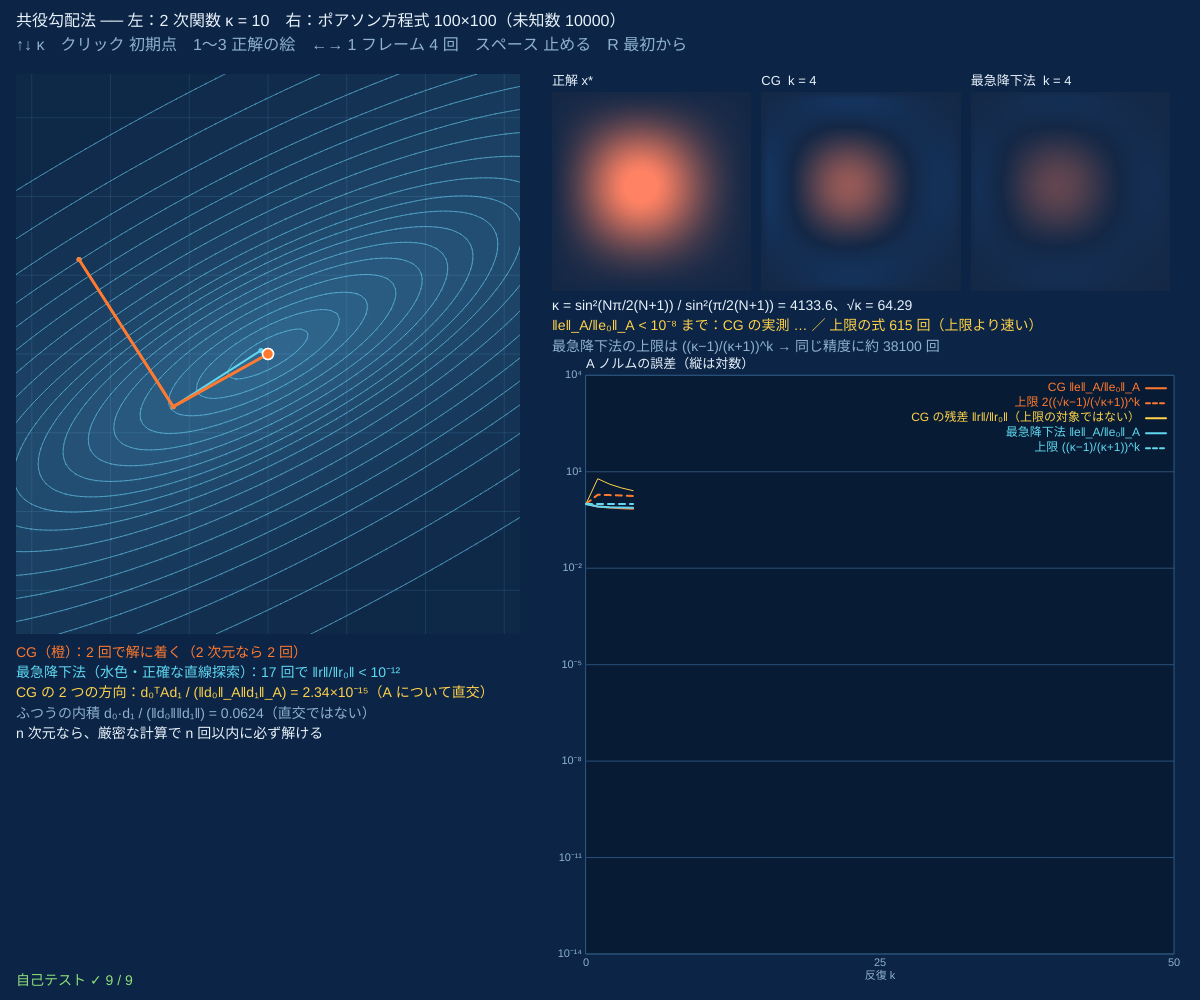
Frame 1 (no input)
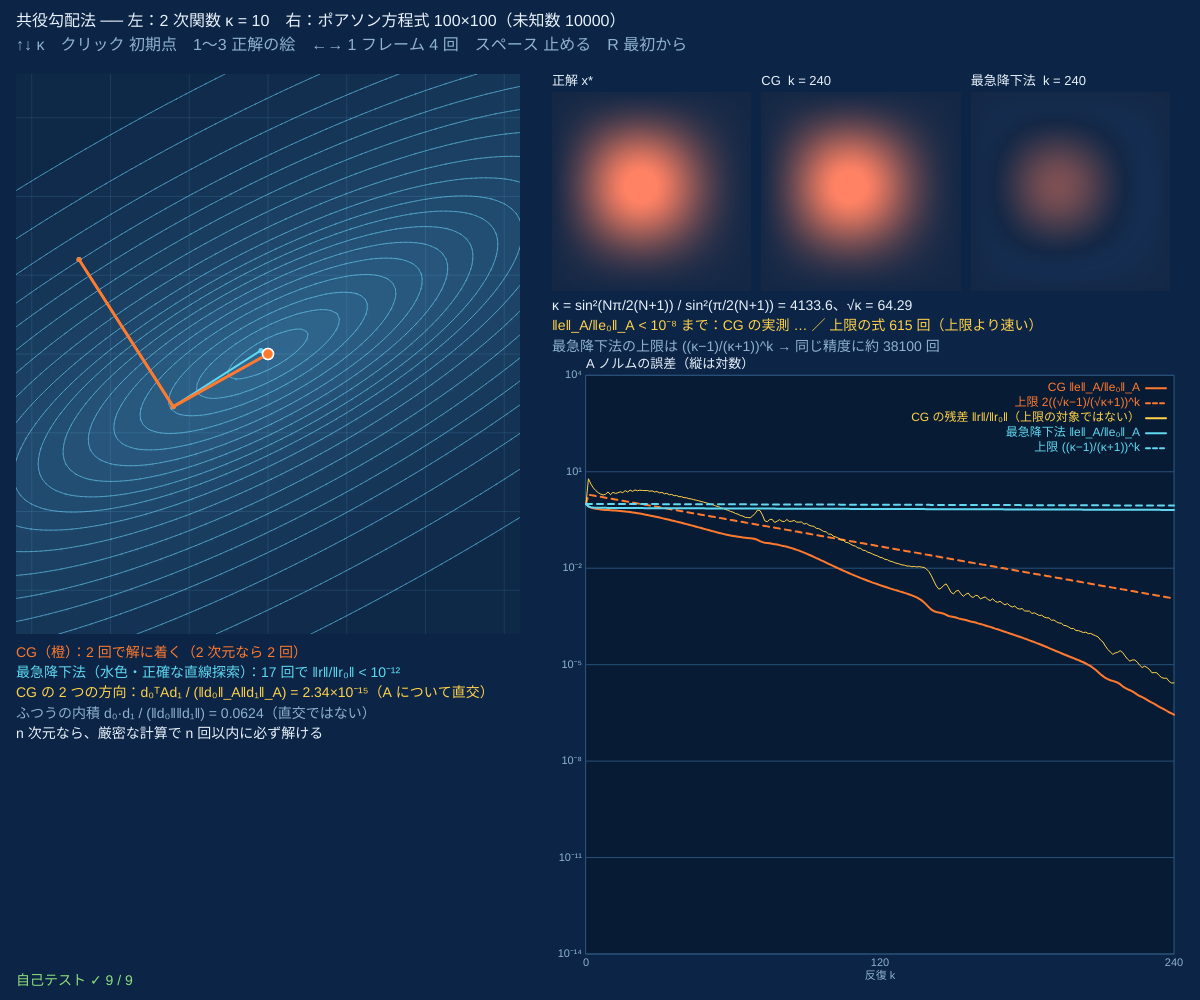
Frame 60 (no input)
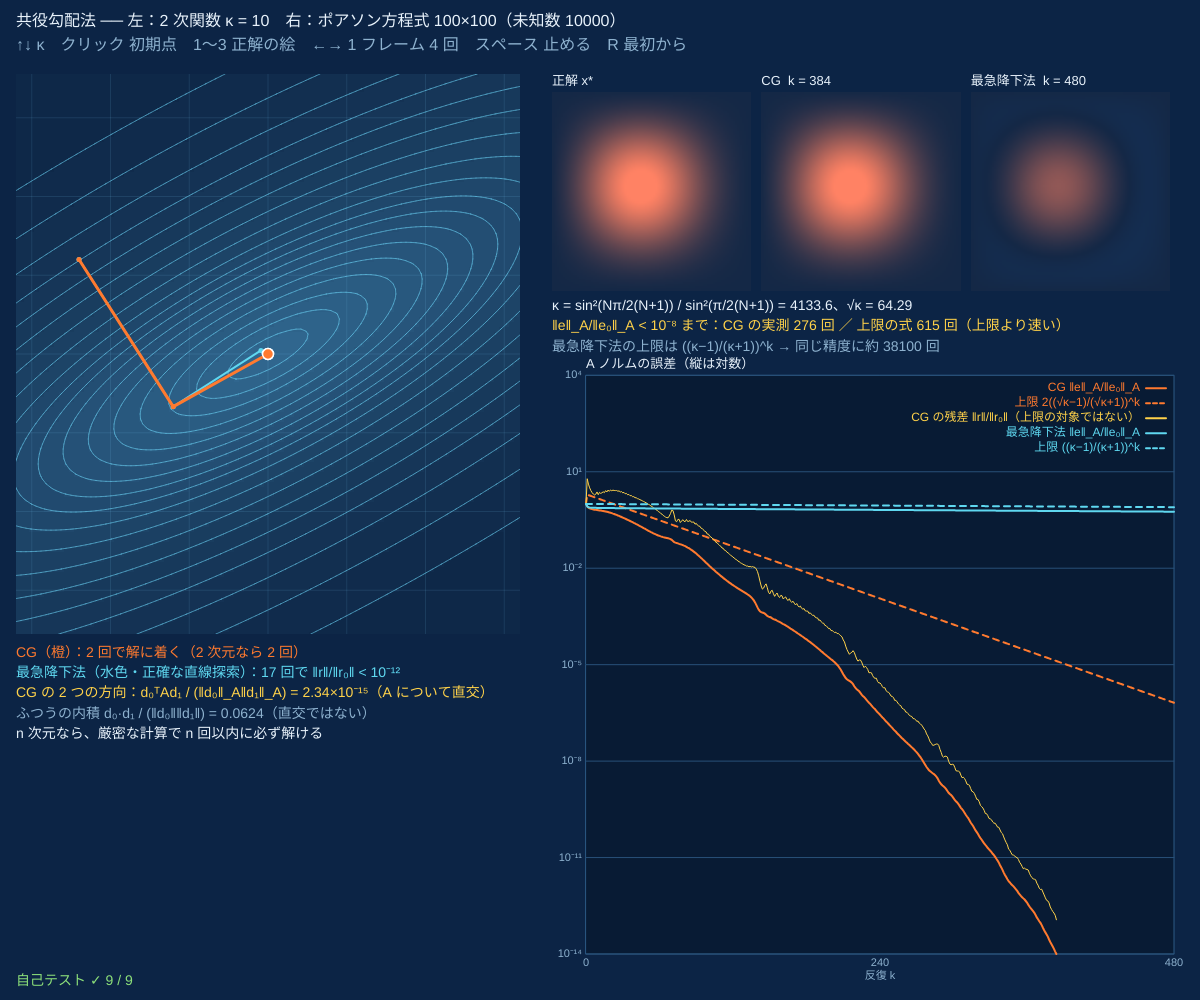
Frame 120 (the mouse pressed at the canvas centre since frame 60)

The p5.js sketch that drew these frames (run headless with seeded random() and noise() and a simulated clock; from frame 60 on, the mouse is pressed at the canvas centre):

// p5.js sketch
// ── sketch.js
// ============================================
// 08 共役勾配法（CG）
// Ax = b（A は対称・正定値）を、f = ½xᵀAx − bᵀx の最小化として解く。前の方向と「A について直交」（dᵢᵀAdⱼ = 0）な方向へ進む
//   左：2 次元なら CG はちょうど 2 回で解に着く（最急降下法はジグザグ）
//   右：100×100 の格子のポアソン方程式（未知数 1 万個）。誤差 ‖e‖_A の理論の上限 2((√κ−1)/(√κ+1))^k と比べる
// ↑↓ = κ（左）/ クリック = 初期点（左）/ 1〜3 = 正解の絵 / ←→ = 1 フレームの反復回数 / スペース = 止める / R = 最初から
// ============================================

const N = 100;              // ★ 格子の大きさ（未知数は N × N 個）
const KMAX = 1500;          // ★ 反復の最大回数
let perFrame = 4;           // ★ 1 フレームあたりの反復回数
const KAPS = [2, 5, 10, 30, 100];   // ★ 左の 2 次関数の κ
let ki = 2, F, V, CI, x0 = [-2.4, 1.2], cgP, gdP, pat = 1, run = true;
let xTrue, bvec, CG, SD, hist, img, kap, qcg, qsd;

function setup() {
  createCanvas(windowWidth, windowHeight);
  img = createImage(N, N);
  kap = Math.sin((N * Math.PI) / (2 * (N + 1))) ** 2 / Math.sin(Math.PI / (2 * (N + 1))) ** 2;
  qcg = (Math.sqrt(kap) - 1) / (Math.sqrt(kap) + 1); qsd = (kap - 1) / (kap + 1);
  selfTest();
  rebuild2d(true); restart();
}
// ---- 左：2 次元
function rebuild2d(newFn) {
  F = quadFn(KAPS[ki]);
  if (newFn) { V = makeView(16, 74, width * 0.42, height * 0.56, F.view); CI = contourImage(V, F.f); }
  let A = F.H(), Av = (v) => [A[0][0] * v[0] + A[0][1] * v[1], A[1][0] * v[0] + A[1][1] * v[1]];
  cgP = solvePath(Av, x0, true); gdP = solvePath(Av, x0, false);
}
function solvePath(Av, p, conj) {     // b = 0（解は原点）。CG か 最急降下法（正確な直線探索）の点の列と方向
  let S = cgInit(Av, [0, 0], p.slice()), P = [p.slice()], D = [], rr0 = S.rr;
  for (let k = 0; k < 60 && S.rr > 1e-24 * rr0; k++) { D.push(Array.from(conj ? S.d : S.r)); conj ? cgStep(S, Av) : sdStep(S, Av); P.push(Array.from(S.x)); }
  return { P, D };
}
// ---- CG と最急降下法の 1 回分（x, r = b − Ax, d をその場で書きかえる）
function cgInit(Av, b, x) { let Ax = Av(x), r = b.map((v, i) => v - Ax[i]); return { x, r, d: r.slice(), rr: vdot(r, r), k: 0 }; }
function cgStep(S, Av) {
  let Ad = Av(S.d), a = S.rr / vdot(S.d, Ad), n = S.x.length;
  for (let i = 0; i < n; i++) { S.x[i] += a * S.d[i]; S.r[i] -= a * Ad[i]; }
  let rr = vdot(S.r, S.r), be = rr / S.rr;
  for (let i = 0; i < n; i++) S.d[i] = S.r[i] + be * S.d[i];
  S.rr = rr; S.k++;
}
function sdStep(S, Av) {
  let Ar = Av(S.r), a = S.rr / vdot(S.r, Ar), n = S.x.length;
  for (let i = 0; i < n; i++) { S.x[i] += a * S.r[i]; S.r[i] -= a * Ar[i]; }
  S.rr = vdot(S.r, S.r); S.k++;
}
// ---- 右：5 点差分のラプラシアン（4 − 上下左右）。行列は作らず、かけ算だけ
function lapMul(n, v, out) {
  out = out || new Float64Array(n * n);
  for (let j = 0; j < n; j++) for (let i = 0; i < n; i++) {
    let q = j * n + i, s = 4 * v[q];
    if (i > 0) s -= v[q - 1]; if (i < n - 1) s -= v[q + 1]; if (j > 0) s -= v[q - n]; if (j < n - 1) s -= v[q + n];
    out[q] = s;
  }
  return out;
}
function pattern(n, which) {
  let x = new Float64Array(n * n);
  for (let j = 0; j < n; j++) for (let i = 0; i < n; i++) {
    let u = (i + 1) / (n + 1), v = (j + 1) / (n + 1), s = Math.sin(Math.PI * u) * Math.sin(Math.PI * v);
    x[j * n + i] = which === 1 ? s * Math.exp(-((u - 0.4) ** 2 + (v - 0.55) ** 2) * 6) : which === 2 ? s * Math.sin(9 * u * Math.PI) * Math.sin(7 * v * Math.PI) : s * ((Math.floor(u * 6) + Math.floor(v * 6)) % 2 ? 1 : -0.5);
  }
  return x;
}
function restart() {
  xTrue = pattern(N, pat); bvec = lapMul(N, xTrue);
  let Av = (v) => lapMul(N, v);
  CG = cgInit(Av, bvec, new Float64Array(N * N)); SD = cgInit(Av, bvec, new Float64Array(N * N));
  CG.e0 = Math.sqrt(errA(CG)); CG.r0 = Math.sqrt(CG.rr);
  hist = { cg: [1], sd: [1], res: [1], bcg: [1], bsd: [1] };
}
function errA(S) { let s = 0; for (let i = 0; i < S.x.length; i++) s += (S.x[i] - xTrue[i]) * S.r[i]; return Math.max(0, -s); }   // ‖e‖_A² = eᵀAe = −eᵀr

function draw() {
  background(PAL.bg);
  let Av = (v) => lapMul(N, v);
  if (run) for (let t = 0; t < perFrame && SD.k < KMAX; t++) {
    if (hist.cg[CG.k] > 1e-14) cgStep(CG, Av); sdStep(SD, Av);
    let k = SD.k;
    hist.cg[k] = hist.cg[k - 1] > 1e-14 ? Math.sqrt(errA(CG)) / CG.e0 : 0; hist.res[k] = hist.cg[k] ? Math.sqrt(CG.rr) / CG.r0 : 0;
    hist.sd[k] = Math.sqrt(errA(SD)) / CG.e0; hist.bcg[k] = 2 * qcg ** k; hist.bsd[k] = qsd ** k;
  }
  // 左：2 次元
  image(CI, V.px, V.py);
  drawPath(V, gdP.P, PAL.cy, 2); drawPath(V, cgP.P, PAL.or, 3);
  let A = F.H(), d0 = cgP.D[0], d1 = cgP.D[1] || [0, 0], Ad1 = [A[0][0] * d1[0] + A[0][1] * d1[1], A[1][0] * d1[0] + A[1][1] * d1[1]];
  let cosA = vdot(d0, Ad1) / Math.max(1e-300, Math.sqrt(vdot(d0, [A[0][0] * d0[0] + A[0][1] * d0[1], A[1][0] * d0[0] + A[1][1] * d0[1]]) * vdot(d1, Ad1)));
  hud([['共役勾配法 ── 左：' + F.name + '　右：ポアソン方程式 ' + N + '×' + N + '（未知数 ' + N * N + '）', PAL.ink],
    ['↑↓ κ　クリック 初期点　1〜3 正解の絵　←→ 1 フレーム ' + perFrame + ' 回　スペース ' + (run ? '止める' : '動かす') + '　R 最初から', PAL.dim]], 16, 14, 16);
  hud([['CG（橙）：' + (cgP.P.length - 1) + ' 回で解に着く（2 次元なら 2 回）', PAL.or], ['最急降下法（水色・正確な直線探索）：' + (gdP.P.length - 1) + ' 回で ‖r‖/‖r₀‖ < 10⁻¹²', PAL.cy],
    ['CG の 2 つの方向：d₀ᵀAd₁ / (‖d₀‖_A‖d₁‖_A) = ' + fmt(cosA) + '（A について直交）', PAL.ye],
    ['ふつうの内積 d₀·d₁ / (‖d₀‖‖d₁‖) = ' + fmt(vdot(d0, d1) / Math.max(1e-300, vlen(d0) * vlen(d1))) + '（直交ではない）', PAL.dim],
    ['n 次元なら、厳密な計算で n 回以内に必ず解ける', PAL.ink]], 16, V.py + V.ph + 12, 14);
  // 右：画像（正解・CG・最急降下法）
  let x = width * 0.46, w = width - x - 20, cell = Math.min(w / 3 - 10, height * 0.26);
  [[xTrue, '正解 x*'], [CG.x, 'CG  k = ' + CG.k], [SD.x, '最急降下法  k = ' + SD.k]].forEach(([v, t], i) => {
    drawField(v); image(img, x + i * (cell + 10), 92, cell, cell);
    noStroke(); fill(PAL.ink); textSize(13); textAlign(LEFT, BOTTOM); text(t, x + i * (cell + 10), 88);
  });
  let kp = hist.cg.findIndex((v) => v < 1e-8), pred = Math.ceil(Math.log(1e-8 / 2) / Math.log(qcg));
  hud([['κ = sin²(Nπ/2(N+1)) / sin²(π/2(N+1)) = ' + fmt(kap, 5) + '、√κ = ' + fmt(Math.sqrt(kap), 4), PAL.ink],
    ['‖e‖_A/‖e₀‖_A < 10⁻⁸ まで：CG の実測 ' + (kp < 0 ? '…' : kp + ' 回') + ' ／ 上限の式 ' + pred + ' 回（上限より速い）', PAL.ye],
    ['最急降下法の上限は ((κ−1)/(κ+1))^k → 同じ精度に約 ' + fmt(Math.log(1e-8) / Math.log(qsd), 3) + ' 回', PAL.dim]], x, 100 + cell, 14);
  let top = 100 + cell + 76;
  logPlot(x + 34, top, w - 40, height - top - 46, [
    { v: hist.cg, c: PAL.or, name: 'CG ‖e‖_A/‖e₀‖_A' }, { v: hist.bcg, c: PAL.or, name: '上限 2((√κ−1)/(√κ+1))^k', dash: true },
    { v: hist.res, c: PAL.ye, name: 'CG の残差 ‖r‖/‖r₀‖（上限の対象ではない）', wt: 1 },
    { v: hist.sd, c: PAL.cy, name: '最急降下法 ‖e‖_A/‖e₀‖_A' }, { v: hist.bsd, c: PAL.cy, name: '上限 ((κ−1)/(κ+1))^k', dash: true }],
    { lo: -14, hi: 4, kmax: Math.max(50, SD.k), title: 'A ノルムの誤差（縦は対数）' });
  drawSelfTest();
}
function drawField(v) {
  img.loadPixels();
  for (let q = 0; q < N * N; q++) {
    let t = Math.max(-1, Math.min(1, v[q] / 0.9)), o = 4 * (q % N + (N - 1 - Math.floor(q / N)) * N);
    img.pixels[o] = t > 0 ? 20 + 235 * t : 20; img.pixels[o + 1] = 40 + 90 * Math.abs(t); img.pixels[o + 2] = t < 0 ? 70 + 185 * -t : 70 + 30 * t; img.pixels[o + 3] = 255;
  }
  img.updatePixels();
}

function mousePressed() { if (V.inside(mouseX, mouseY)) { x0 = V.toW(mouseX, mouseY); rebuild2d(false); } }
function keyPressed() {
  if (key === UP_ARROW && ki < KAPS.length - 1) { ki++; rebuild2d(true); }
  if (key === DOWN_ARROW && ki > 0) { ki--; rebuild2d(true); }
  if (key >= '1' && key <= '3') { pat = +key; restart(); }
  if (key === RIGHT_ARROW) perFrame = Math.min(16, perFrame * 2);
  if (key === LEFT_ARROW) perFrame = Math.max(1, perFrame / 2);
  if (key === ' ') run = !run;
  if (key === 'r' || key === 'R') restart();
}

function selfTest() {
  let rnd = rngSeed(11), dense = (A) => (v) => A.map((r) => vdot(r, v));
  let orth = (n) => { let Q = []; for (let i = 0; i < n; i++) { let v = [...Array(n)].map(() => 2 * rnd() - 1); for (let q of Q) v = vaxpy(-vdot(v, q), q, v); let l = vlen(v); Q.push(v.map((t) => t / l)); } return Q; };
  let fromEig = (lams) => { let Q = orth(lams.length); return lams.map((_, i) => lams.map((_, j) => lams.reduce((s, l, m) => s + Q[m][i] * l * Q[m][j], 0))); };
  let solveCG = (A, b) => { let Av = dense(A), S = cgInit(Av, b, b.map(() => 0)), D = [], r0 = Math.sqrt(S.rr); while (Math.sqrt(S.rr) > 1e-10 * r0 && S.k < 3 * b.length) { D.push(S.d.slice()); cgStep(S, Av); } return { S, D, Av }; };
  for (let n of [2, 5, 10]) {
    let A = fromEig([...Array(n)].map(() => 1 + 9 * rnd())), b = [...Array(n)].map(() => rnd() - 0.5), { S, D, Av } = solveCG(A, b), c = 0;
    for (let i = 0; i < D.length; i++) for (let j = 0; j < i; j++) c = Math.max(c, Math.abs(vdot(D[i], Av(D[j]))) / Math.sqrt(vdot(D[i], Av(D[i])) * vdot(D[j], Av(D[j]))));
    stOk('n = ' + n + '：CG が ' + S.k + ' 回（≤ n）で解ける・方向が A 直交', S.k <= n && c < 1e-8, 'max |dᵢᵀAdⱼ| (正規化) ' + fmt(c));
  }
  let A3 = fromEig([1, 1, 1, 1, 3, 3, 3, 7, 7, 7]), r3 = solveCG(A3, [...Array(10)].map(() => rnd()));
  stOk('10×10 で固有値が 3 種類だけ → CG は 3 回で終わる', r3.S.k === 3, r3.S.k + ' 回');
  let Q2 = quadFn(30), A2 = Q2.H(), p2 = solvePath((v) => [A2[0][0] * v[0] + A2[0][1] * v[1], A2[1][0] * v[0] + A2[1][1] * v[1]], [-2, 1], true);
  stOk('2 次元（κ = 30）：CG は 2 回で原点（誤差 < 10⁻¹²）', p2.P.length === 3 && vlen(p2.P[2]) < 1e-12 * vlen(p2.P[0]), '誤差 ' + fmt(vlen(p2.P[p2.P.length - 1])));
  for (let n of [30, 100]) {
    let kp = Math.sin((n * Math.PI) / (2 * (n + 1))) ** 2 / Math.sin(Math.PI / (2 * (n + 1))) ** 2, q = (Math.sqrt(kp) - 1) / (Math.sqrt(kp) + 1);
    let ev = (j) => { let v = new Float64Array(n * n); for (let b = 0; b < n; b++) for (let a = 0; a < n; a++) v[b * n + a] = Math.sin((j * (a + 1) * Math.PI) / (n + 1)) * Math.sin((j * (b + 1) * Math.PI) / (n + 1)); return v; };
    let res = (j) => { let v = ev(j), Av = lapMul(n, v), l = 8 * Math.sin((j * Math.PI) / (2 * (n + 1))) ** 2, e = 0; for (let i = 0; i < v.length; i++) e = Math.max(e, Math.abs(Av[i] - l * v[i])); return [l, e]; };
    let [l1, e1] = res(1), [ln, en] = res(n);
    stOk('N = ' + n + '：固有ベクトル sin·sin で Av = λv、λ_max/λ_min = κ の式', e1 < 1e-12 && en < 1e-12 && Math.abs(ln / l1 / kp - 1) < 1e-12, 'κ = ' + fmt(kp, 6));
    let xt = new Float64Array(n * n).map((_, i) => Math.sin(i * 0.37) + ((i * 7) % 13) / 13), b = lapMul(n, xt), Av = (v) => lapMul(n, v), S = cgInit(Av, b, new Float64Array(n * n));
    let eA = () => { let s = 0; for (let i = 0; i < xt.length; i++) s += (S.x[i] - xt[i]) * S.r[i]; return Math.sqrt(Math.max(0, -s)); }, e0 = eA(), okb = true, worst = 0;
    while (S.k < 2000) { cgStep(S, Av); let r = eA() / e0; if (r < 1e-12) break; okb = okb && r <= 2 * q ** S.k; worst = Math.max(worst, r / (2 * q ** S.k)); }
    stOk('N = ' + n + '：CG の ‖e_k‖_A/‖e₀‖_A ≤ 2((√κ−1)/(√κ+1))^k（毎回）', okb, S.k + ' 回で 10⁻¹²、実測 / 上限 の最大 ' + fmt(worst));
  }
  stReport();
}

// ---------- やってみよう ----------
// 1. ↑↓ で κ を変えても、CG（橙）はいつも 2 回。最急降下法（水色）の回数は κ とともに増える
// 2. 正解の絵 2（細かいしま）と 1（なめらかな山）で、CG の誤差の減り方を比べよう。上限は同じ
// 3. CG は ‖e‖_A を減らす方法。残差 ‖r‖（黄）はときどき増えることもある
// 4. N を 50 や 200 にすると κ ≈ (2(N+1)/π)² が変わり、必要な回数は約 N に比例する（√κ に比例）
// 5. 最急降下法は 1500 回でもほとんど進まない。κ ≈ 4000 では (κ−1)/(κ+1) ≈ 0.9995

// ==================================================
// ここから下は「最適化の道具」（中身は読まなくても OK。消さないでね）
// テスト関数（値・勾配・ヘッセ行列）、等高線、対数グラフ、2×2 行列、直線探索、自己テスト
// ==================================================
const PAL = { bg: '#0c2445', ink: '#e8f2fb', dim: '#8eb2cf', line: '#2c5a85', or: '#ff7a2f', cy: '#5fd8f0', gr: '#8de07a', ye: '#ffd24a', pk: '#ff6fa8', vi: '#b79cff', rd: '#ff5a5a' };

// ---- テスト関数 { f 値, g 勾配, H ヘッセ行列, xs 最小点, fs 最小値, view [中心x, 中心y, 横の半幅] }
function quadFn(kap, th = 0.5) {     // f = ½ xᵀAx、A の固有値は μ = 1 と L = κ（θ だけ回転）
  let c = Math.cos(th), s = Math.sin(th), a = c * c + kap * s * s, b = (1 - kap) * c * s, d = s * s + kap * c * c;
  return { name: '2 次関数 κ = ' + fmt(kap), f: (x, y) => 0.5 * (a * x * x + 2 * b * x * y + d * y * y), g: (x, y) => [a * x + b * y, b * x + d * y],
    H: () => [[a, b], [b, d]], mu: 1, L: kap, xs: [[0, 0]], fs: 0, view: [0, 0, 3.2], start: [-2.6, 1.6], convex: true, th };
}
const ROSEN = { name: 'ローゼンブロック', f: (x, y) => (1 - x) ** 2 + 100 * (y - x * x) ** 2,
  g: (x, y) => [-2 * (1 - x) - 400 * x * (y - x * x), 200 * (y - x * x)],
  H: (x, y) => [[2 - 400 * (y - x * x) + 800 * x * x, -400 * x], [-400 * x, 200]], xs: [[1, 1]], fs: 0, view: [-0.2, 0.9, 2.1], start: [-1.2, 1] };
const HIMMEL = { name: 'ヒンメルブラウ', f: (x, y) => (x * x + y - 11) ** 2 + (x + y * y - 7) ** 2,
  g: (x, y) => [4 * x * (x * x + y - 11) + 2 * (x + y * y - 7), 2 * (x * x + y - 11) + 4 * y * (x + y * y - 7)],
  H: (x, y) => [[12 * x * x + 4 * y - 42, 4 * x + 4 * y], [4 * x + 4 * y, 4 * x + 12 * y * y - 26]],
  xs: [[3, 2], [-2.8051, 3.1313], [-3.7793, -3.2832], [3.5844, -1.8481]], fs: 0, view: [0, 0, 6.2], start: [-0.3, -0.9] };
const BEALE = (() => {
  let C = [1.5, 2.25, 2.625], each = (x, y, fn) => C.forEach((c, i) => { let n = i + 1; fn(c - x + x * y ** n, y ** n - 1, n * x * y ** (n - 1), n * y ** (n - 1), n > 1 ? n * (n - 1) * x * y ** (n - 2) : 0); });
  return { name: 'ビール', f: (x, y) => { let s = 0; each(x, y, (r) => (s += r * r)); return s; },
    g: (x, y) => { let p = [0, 0]; each(x, y, (r, rx, ry) => { p[0] += 2 * r * rx; p[1] += 2 * r * ry; }); return p; },
    H: (x, y) => { let a = 0, b = 0, d = 0; each(x, y, (r, rx, ry, rxy, ryy) => { a += 2 * rx * rx; b += 2 * (rx * ry + r * rxy); d += 2 * (ry * ry + r * ryy); }); return [[a, b], [b, d]]; },
    xs: [[3, 0.5]], fs: 0, view: [0.6, 0, 4.6], start: [-1.5, 1.8] };
})();
HIMMEL.xs = HIMMEL.xs.map((p) => criticalPoint(HIMMEL, p));   // 4 つの最小点を ∇f = 0 のニュートン法で精密に
const LSE = (() => {                  // log(e^(x+3y−0.1) + e^(x−3y−0.1) + e^(−x−0.1))：凸。最小点 (−ln2 / 2, 0)、最小値 (3/2)ln2 − 0.1
  let pr = (x, y) => { let z = [x + 3 * y - 0.1, x - 3 * y - 0.1, -x - 0.1], m = Math.max(...z), e = z.map((v) => Math.exp(v - m)), s = e[0] + e[1] + e[2]; return [m + Math.log(s), e.map((v) => v / s)]; };
  return { name: 'log-sum-exp', f: (x, y) => pr(x, y)[0], g: (x, y) => { let p = pr(x, y)[1]; return [p[0] + p[1] - p[2], 3 * p[0] - 3 * p[1]]; },
    H: (x, y) => { let p = pr(x, y)[1], g0 = p[0] + p[1] - p[2], g1 = 3 * p[0] - 3 * p[1]; return [[1 - g0 * g0, g1 - g0 * g1], [g1 - g0 * g1, 9 * (p[0] + p[1]) - g1 * g1]]; },
    xs: [[-Math.LN2 / 2, 0]], fs: 1.5 * Math.LN2 - 0.1, view: [-0.4, 0, 2.4], start: [-2, 1.1], convex: true, L: 10 };
})();

// ---- 2×2 の行列とベクトル
function eig2(M) {                    // 対称行列の固有値（小さい順）と固有ベクトル
  let a = M[0][0], b = M[0][1], d = M[1][1], t = (a + d) / 2, r = Math.hypot((a - d) / 2, b), l1 = t - r;
  let v = Math.abs(b) > 1e-14 * (Math.abs(a) + Math.abs(d) + 1) ? [l1 - d, b] : a <= d ? [1, 0] : [0, 1], n = Math.hypot(v[0], v[1]);
  v = [v[0] / n, v[1] / n];
  return { l: [l1, t + r], v: [v, [-v[1], v[0]]] };
}
function solve2(M, r) { let det = M[0][0] * M[1][1] - M[0][1] * M[1][0]; return [(M[1][1] * r[0] - M[0][1] * r[1]) / det, (M[0][0] * r[1] - M[1][0] * r[0]) / det]; }
function vlen(v) { return Math.hypot(...v); }
function vdot(a, b) { let s = 0; for (let i = 0; i < a.length; i++) s += a[i] * b[i]; return s; }
function vaxpy(a, x, y) { return y.map((yi, i) => yi + a * x[i]); }   // a·x + y
function bad(v) { return !isFinite(v) || Math.abs(v) > 1e12; }
function errTo(F, p) { return Math.min(...F.xs.map((q) => Math.hypot(p[0] - q[0], p[1] - q[1]))); }

// ---- 微分のチェック（中心差分）。H は「解析的な勾配」の差分と比べる
function fdGrad(fn, x, y, h = 1e-6) { return [(fn(x + h, y) - fn(x - h, y)) / (2 * h), (fn(x, y + h) - fn(x, y - h)) / (2 * h)]; }
function derivErr(F, pts) {
  let eg = 0, eh = 0, rel = (a, b) => Math.abs(a - b) / Math.max(1, Math.abs(b));
  for (let [x, y] of pts) {
    let g = F.g(x, y), n = fdGrad(F.f, x, y), H = F.H(x, y), h = 1e-6;
    let gx1 = F.g(x + h, y), gx0 = F.g(x - h, y), gy1 = F.g(x, y + h), gy0 = F.g(x, y - h);
    let N = [[(gx1[0] - gx0[0]) / (2 * h), (gy1[0] - gy0[0]) / (2 * h)], [(gx1[1] - gx0[1]) / (2 * h), (gy1[1] - gy0[1]) / (2 * h)]];
    eg = Math.max(eg, rel(g[0], n[0]), rel(g[1], n[1]));
    for (let i = 0; i < 2; i++) for (let j = 0; j < 2; j++) eh = Math.max(eh, rel(H[i][j], N[i][j]));
  }
  return { g: eg, H: eh };
}
// ∇f = 0 をニュートン法で解く（停留点を探す）
function criticalPoint(F, p, it = 60) {
  for (let k = 0; k < it; k++) { let d = solve2(F.H(p[0], p[1]), F.g(p[0], p[1])); if (!isFinite(d[0] + d[1])) return null; p = [p[0] - d[0], p[1] - d[1]]; if (vlen(d) < 1e-14) break; }
  return vlen(F.g(p[0], p[1])) < 1e-8 ? p : null;
}
// アルミホの条件 f(x + t d) ≤ f(x) + c₁ t ∇fᵀd になるまで t を β 倍（試した点も返す）
function armijo(F, p, d, c1 = 1e-4, beta = 0.5, t = 1) {
  let f0 = F.f(p[0], p[1]), sl = vdot(F.g(p[0], p[1]), d), tries = [];
  for (let k = 0; k < 60; k++) { let fq = F.f(p[0] + t * d[0], p[1] + t * d[1]); tries.push([t, fq]); if (fq <= f0 + c1 * t * sl) break; t *= beta; }
  return { t, tries, slope: sl };
}

// ---- 画面と世界の座標（縦横の縮尺は同じ）
function makeView(px, py, pw, ph, v) {
  let V = { px, py, pw: Math.round(pw), ph: Math.round(ph), cx: v[0], cy: v[1], hw: v[2] };
  V.sc = V.pw / (2 * V.hw); V.hh = V.ph / (2 * V.sc);
  V.toS = (x, y) => [V.px + V.pw / 2 + (x - V.cx) * V.sc, V.py + V.ph / 2 - (y - V.cy) * V.sc];
  V.toW = (sx, sy) => [V.cx + (sx - V.px - V.pw / 2) / V.sc, V.cy - (sy - V.py - V.ph / 2) / V.sc];
  V.inside = (sx, sy) => sx >= V.px && sx <= V.px + V.pw && sy >= V.py && sy <= V.py + V.ph;
  return V;
}
// 等高線の画像：格子で値を計算 → 分位点で段を決め、色ぬり ＋ マーチングスクエアで線（関数を変えたときだけ呼ぶ）
function contourImage(V, fz, nLev = 18) {
  let cs = 5, nx = Math.ceil(V.pw / cs) + 1, ny = Math.ceil(V.ph / cs) + 1, Z = new Float64Array(nx * ny);
  for (let j = 0; j < ny; j++) for (let i = 0; i < nx; i++) { let [x, y] = V.toW(V.px + i * cs, V.py + j * cs), z = fz(x, y); Z[j * nx + i] = isFinite(z) ? z : 1e300; }
  let srt = Array.from(Z).filter((z) => z < 1e300).sort((a, b) => a - b), lev = [];
  for (let k = 1; k <= nLev; k++) lev.push(srt[Math.min(srt.length - 1, Math.floor(srt.length * Math.pow(k / (nLev + 1), 1.7)))]);
  let G = createGraphics(V.pw, V.ph); G.pixelDensity(1);
  let ctx = G.drawingContext, img = ctx.createImageData(V.pw, V.ph), band = new Uint8Array(nx * ny);
  for (let q = 0; q < Z.length; q++) { let b = 0; while (b < nLev && Z[q] > lev[b]) b++; band[q] = Z[q] >= 1e300 ? 255 : b; }
  for (let py = 0; py < V.ph; py++) for (let px = 0; px < V.pw; px++) {
    let b = band[Math.round(py / cs) * nx + Math.round(px / cs)], t = b === 255 ? 1.25 : b / nLev, o = 4 * (py * V.pw + px);
    img.data[o] = 14 + 34 * (1 - t); img.data[o + 1] = 40 + 62 * (1 - t); img.data[o + 2] = 72 + 70 * (1 - t); img.data[o + 3] = 255;
  }
  ctx.putImageData(img, 0, 0);
  // 方眼（製図用紙）
  let gs = Math.pow(10, Math.floor(Math.log10(V.hw / 2))); if (V.hw / gs > 10) gs *= 2; if (V.hw / gs > 10) gs *= 2.5;
  ctx.strokeStyle = 'rgba(120,200,240,0.12)'; ctx.lineWidth = 1; ctx.beginPath();
  for (let x = Math.ceil((V.cx - V.hw) / gs) * gs; x < V.cx + V.hw; x += gs) { let s = V.toS(x, 0)[0] - V.px; ctx.moveTo(s, 0); ctx.lineTo(s, V.ph); }
  for (let y = Math.ceil((V.cy - V.hh) / gs) * gs; y < V.cy + V.hh; y += gs) { let s = V.toS(0, y)[1] - V.py; ctx.moveTo(0, s); ctx.lineTo(V.pw, s); }
  ctx.stroke();
  ctx.strokeStyle = 'rgba(110,215,250,0.55)';
  for (let L of lev) {
    ctx.beginPath();
    for (let j = 0; j < ny - 1; j++) for (let i = 0; i < nx - 1; i++) {
      let a = Z[j * nx + i], b = Z[j * nx + i + 1], c = Z[(j + 1) * nx + i + 1], d = Z[(j + 1) * nx + i], P = [];
      if (a > L !== b > L) P.push(i + (L - a) / (b - a), j);
      if (b > L !== c > L) P.push(i + 1, j + (L - b) / (c - b));
      if (d > L !== c > L) P.push(i + (L - d) / (c - d), j + 1);
      if (a > L !== d > L) P.push(i, j + (L - a) / (d - a));
      for (let q = 0; q + 3 < P.length; q += 4) { ctx.moveTo(P[q] * cs, P[q + 1] * cs); ctx.lineTo(P[q + 2] * cs, P[q + 3] * cs); }
    }
    ctx.stroke();
  }
  G.levels = lev;
  return G;
}

// ---- 対数グラフ：series = [{ v: 値の配列, c: 色, name, dash }]。0 以下・NaN は描かない。opt = { lo, hi, logx, title, kmax }
function logPlot(x, y, w, h, series, opt = {}) {
  let lo = opt.lo, hi = opt.hi, kmax = opt.kmax || 1, mn = Infinity, mx = -Infinity;
  for (let s of series) { if (!opt.kmax) kmax = Math.max(kmax, s.v.length - 1); for (let v of s.v) if (v > 0 && isFinite(v)) { mn = Math.min(mn, Math.log10(v)); mx = Math.max(mx, Math.log10(v)); } }
  if (lo === undefined) lo = isFinite(mn) ? Math.max(-17, Math.floor(mn)) : -16;
  if (hi === undefined) hi = isFinite(mx) ? Math.ceil(mx) : 2;
  if (hi <= lo) hi = lo + 1;
  let X = (k) => x + w * (opt.logx ? Math.log(1 + k) / Math.log(1 + kmax) : k / kmax), Y = (v) => y + h - (h * (Math.log10(v) - lo)) / (hi - lo);
  push();
  fill(8, 26, 50, 230); stroke(PAL.line); strokeWeight(1); rect(x, y, w, h);
  textSize(11); textAlign(RIGHT, CENTER);
  let de = Math.max(1, Math.ceil((hi - lo) / 8));
  for (let e = lo; e <= hi; e += de) { let yy = Y(Math.pow(10, e)); stroke(40, 80, 120); line(x, yy, x + w, yy); noStroke(); fill(PAL.dim); text('10' + sup(e), x - 4, yy); }
  textAlign(CENTER, TOP); noStroke(); fill(PAL.dim);
  let kt = opt.logx ? [1, 10, 100, 1000, 10000].filter((k) => k <= kmax) : [0, Math.round(kmax / 2), kmax];
  for (let k of kt) text(k, X(k), y + h + 3);
  text(opt.xlabel || '反復 k', x + w / 2, y + h + 16);
  for (let s of series) {
    stroke(s.c); strokeWeight(s.wt || 2); noFill();
    if (s.dash) drawingContext.setLineDash([6, 5]);
    let pts = [];
    let flush = () => { if (pts.length >= 2) { beginShape(); for (let p of pts) vertex(p[0], p[1]); endShape(); } else if (pts.length === 1) point(pts[0][0], pts[0][1]); pts = []; };
    for (let k = 0; k < s.v.length && k <= kmax; k++) { let v = s.v[k]; if (v > 0 && isFinite(v)) pts.push([X(k), Math.max(y, Math.min(y + h, Y(v)))]); else flush(); }
    flush(); drawingContext.setLineDash([]);
  }
  noStroke(); textAlign(RIGHT, TOP); textSize(12);
  series.filter((s) => s.name).forEach((s, i) => { let yy = y + 6 + 15 * i; noStroke(); fill(s.c); text(s.name, x + w - 34, yy); stroke(s.c); strokeWeight(2); if (s.dash) drawingContext.setLineDash([4, 3]); line(x + w - 28, yy + 7, x + w - 8, yy + 7); drawingContext.setLineDash([]); });
  if (opt.title) { noStroke(); fill(PAL.ink); textSize(13); textAlign(LEFT, BOTTOM); text(opt.title, x, y - 4); }
  pop();
}

// ---- 描く道具
function arrow(x1, y1, x2, y2, c, w = 2) {
  let a = Math.atan2(y2 - y1, x2 - x1), L = Math.hypot(x2 - x1, y2 - y1), hd = Math.min(12, L * 0.4);
  push(); stroke(c); fill(c); strokeWeight(w); line(x1, y1, x2, y2);
  if (L > 2) triangle(x2, y2, x2 - hd * Math.cos(a - 0.4), y2 - hd * Math.sin(a - 0.4), x2 - hd * Math.cos(a + 0.4), y2 - hd * Math.sin(a + 0.4));
  pop();
}
function drawPath(V, P, c, w = 2, dots = true) {   // 反復点の列を折れ線と点で
  if (P.length === 0) return;
  push(); stroke(c); strokeWeight(w); noFill();
  if (P.length >= 2) { beginShape(); for (let p of P) { let s = V.toS(p[0], p[1]); vertex(s[0], s[1]); } endShape(); }
  if (dots) { noStroke(); fill(c); for (let i = 0; i < P.length; i += Math.max(1, Math.floor(P.length / 60))) { let s = V.toS(P[i][0], P[i][1]); circle(s[0], s[1], 5); } }
  let s = V.toS(P[P.length - 1][0], P[P.length - 1][1]); stroke(255); strokeWeight(1.5); fill(c); circle(s[0], s[1], 11);
  pop();
}
function hud(lines, x, y, sz = 15, lh = 1.45) {   // 文字の列（[文字, 色] または 文字）
  push(); noStroke(); textSize(sz); textAlign(LEFT, TOP);
  lines.forEach((L, i) => { let [s, c] = Array.isArray(L) ? L : [L, PAL.ink]; fill(c); text(s, x, y + i * sz * lh); });
  pop();
}
const SUP = { '-': '⁻', 0: '⁰', 1: '¹', 2: '²', 3: '³', 4: '⁴', 5: '⁵', 6: '⁶', 7: '⁷', 8: '⁸', 9: '⁹' };
function sup(n) { return String(n).split('').map((ch) => SUP[ch] || ch).join(''); }
function fmt(v, d = 3) {             // 数の表示（発散・とても小さい数も）
  if (!isFinite(v) || Math.abs(v) > 1e12) return '発散';
  if (v === 0) return '0';
  let a = Math.abs(v);
  if (a < 1e-3 || a >= 1e5) { let e = Math.floor(Math.log10(a)), m = v / Math.pow(10, e); return m.toFixed(d - 1) + '×10' + sup(e); }
  return String(+v.toPrecision(d));
}
function rngSeed(s) { return () => { s |= 0; s = (s + 0x6d2b79f5) | 0; let t = Math.imul(s ^ (s >>> 15), 1 | s); t = (t + Math.imul(t ^ (t >>> 7), 61 | t)) ^ t; return ((t ^ (t >>> 14)) >>> 0) / 4294967296; }; }

// ---- 自己テスト（起動時に、知られている答えと照合する）
let selfTestResults = [];
function stOk(name, cond, info = '') { selfTestResults.push({ name, ok: !!cond, info }); }
function stReport() { for (let r of selfTestResults) (r.ok ? console.log : console.error)((r.ok ? '✓ ' : '✗ ') + r.name + (r.info ? '  [' + r.info + ']' : '')); }
function selfTestLine() { let n = selfTestResults.filter((r) => r.ok).length; return '自己テスト ' + (n === selfTestResults.length ? '✓ ' : '✗ ') + n + ' / ' + selfTestResults.length; }
function drawSelfTest() { push(); noStroke(); textSize(14); textAlign(LEFT, BOTTOM); fill(selfTestResults.every((r) => r.ok) ? PAL.gr : PAL.rd); text(selfTestLine(), 16, height - 12); pop(); }
